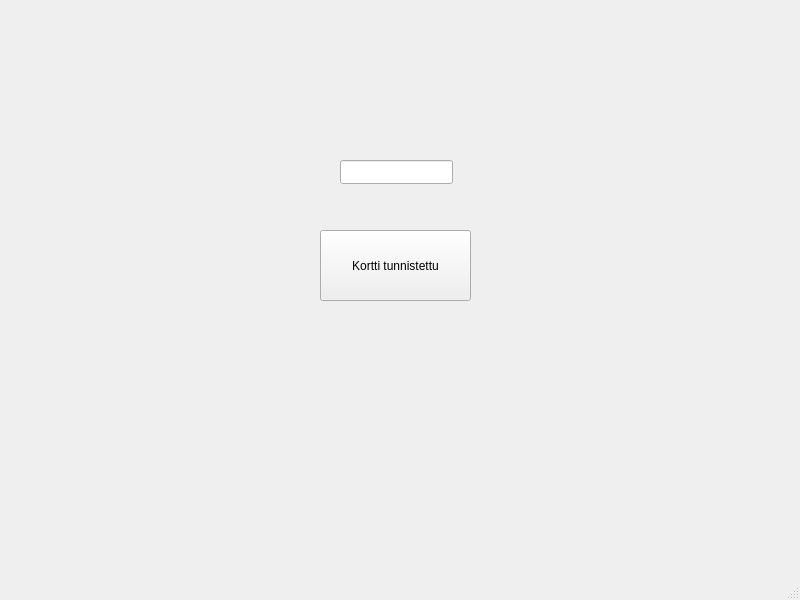
<?xml version="1.0" encoding="UTF-8"?>
<ui version="4.0">
 <class>MainWindow</class>
 <widget class="QMainWindow" name="MainWindow">
  <property name="geometry">
   <rect>
    <x>0</x>
    <y>0</y>
    <width>800</width>
    <height>600</height>
   </rect>
  </property>
  <property name="windowTitle">
   <string>Aloitus</string>
  </property>
  <property name="iconSize">
   <size>
    <width>30</width>
    <height>30</height>
   </size>
  </property>
  <widget class="QWidget" name="centralwidget">
   <widget class="QPushButton" name="pushButton">
    <property name="geometry">
     <rect>
      <x>320</x>
      <y>230</y>
      <width>151</width>
      <height>71</height>
     </rect>
    </property>
    <property name="text">
     <string>Kortti tunnistettu</string>
    </property>
   </widget>
   <widget class="QLineEdit" name="cardNum">
    <property name="geometry">
     <rect>
      <x>340</x>
      <y>160</y>
      <width>113</width>
      <height>24</height>
     </rect>
    </property>
   </widget>
  </widget>
  <widget class="QMenuBar" name="menubar">
   <property name="geometry">
    <rect>
     <x>0</x>
     <y>0</y>
     <width>800</width>
     <height>25</height>
    </rect>
   </property>
  </widget>
  <widget class="QStatusBar" name="statusbar"/>
 </widget>
 <resources/>
 <connections/>
</ui>
